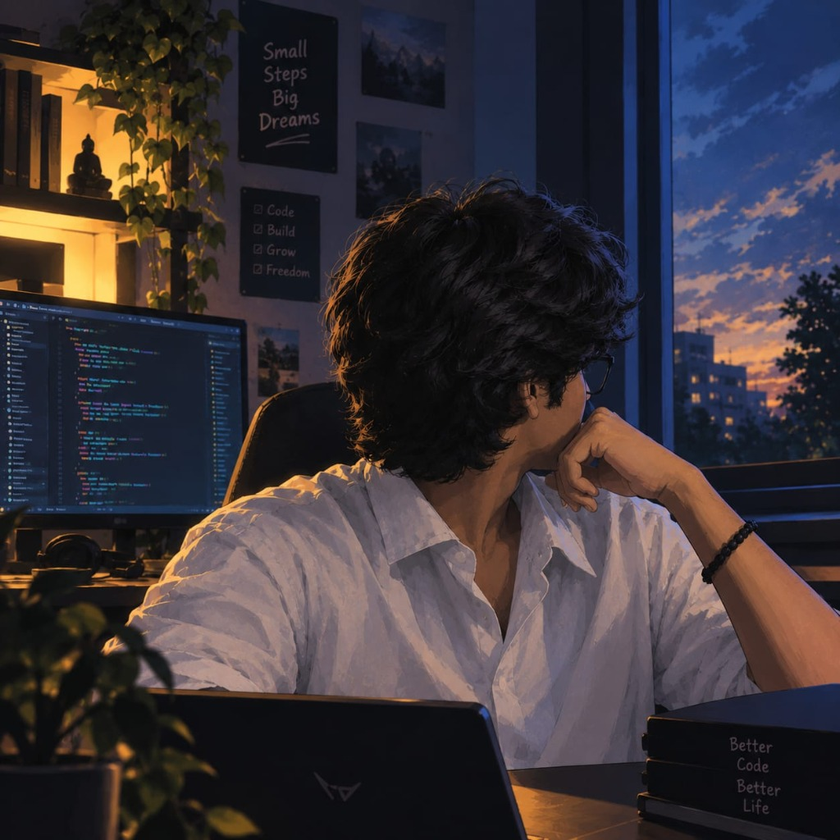
#> input picture source-photo.png, 840 x 840 px, shrunk from 1024 x 1024 before the run
$ python prep_photo.py
#> lines starting #> are read from the running program, lines starting #| are printed output that depends on the picture
#!/usr/bin/env python3
"""
Prepares the source photo for clean, high-contrast monochrome ASCII art:
  1. Grayscale conversion
  2. Edge-preserving contrast enhancement
  3. Gamma adjustment to balance hair texture, silhouette, and facial highlights
  4. Unsharp mask sharpening to keep fine lines sharp at ascii resolution
Outputs: source-prepped.png
"""
import os
import sys
from PIL import Image, ImageOps, ImageFilter, ImageEnhance

HERE = os.path.dirname(os.path.abspath(__file__))
INP = sys.argv[1] if len(sys.argv) > 1 else os.path.join(HERE, "..", "source-photo.png")
OUT = sys.argv[2] if len(sys.argv) > 2 else os.path.join(HERE, "..", "source-prepped.png")

def prep_image(input_path, output_path):
#> called with input_path = 'scripts/../source-photo.png', output_path = 'scripts/../source-prepped.png'
    if not os.path.exists(input_path):
        raise FileNotFoundError(f"Input file not found: {input_path}")

    im = Image.open(input_path).convert("RGB")
#> im is the input picture: PIL image 840x840 RGB; mean R, G, B 58.6, 52, 56.4
    # Grayscale
    gray = im.convert("L")
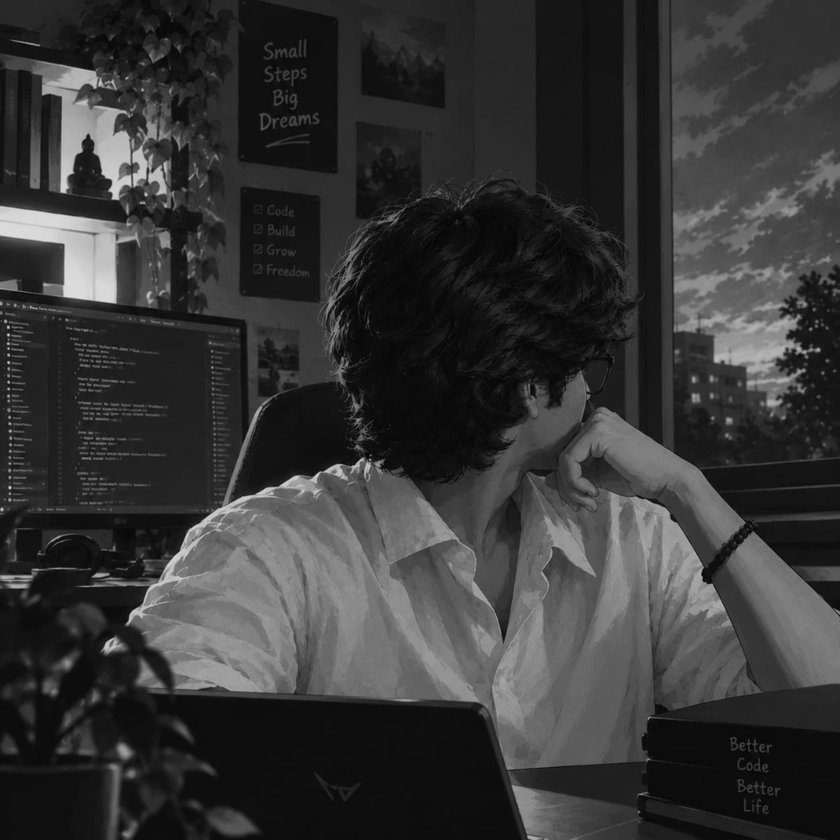
#> gray: PIL image 840x840 L; min 1, max 223, mean 54.4

    # Autocontrast to span full 0-255 dynamic range
    contrast = ImageOps.autocontrast(gray, cutoff=(1, 1))
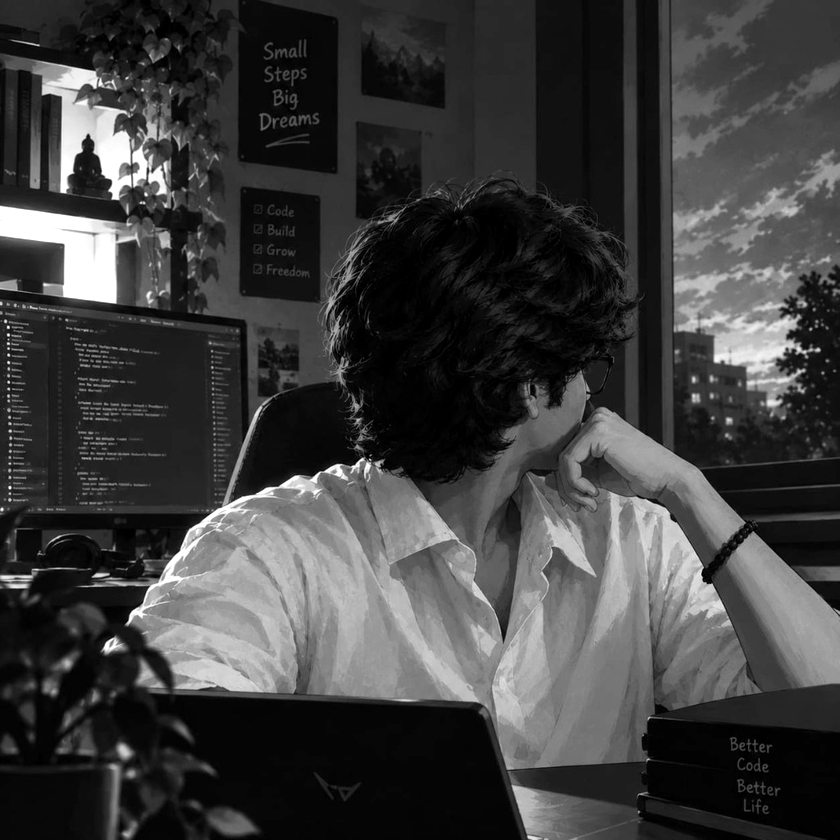
#> contrast: PIL image 840x840 L; min 0, max 255, mean 62.6

    # Brighten midtones slightly to bring out shadows & hair waves
    contrast = ImageEnhance.Brightness(contrast).enhance(1.15)
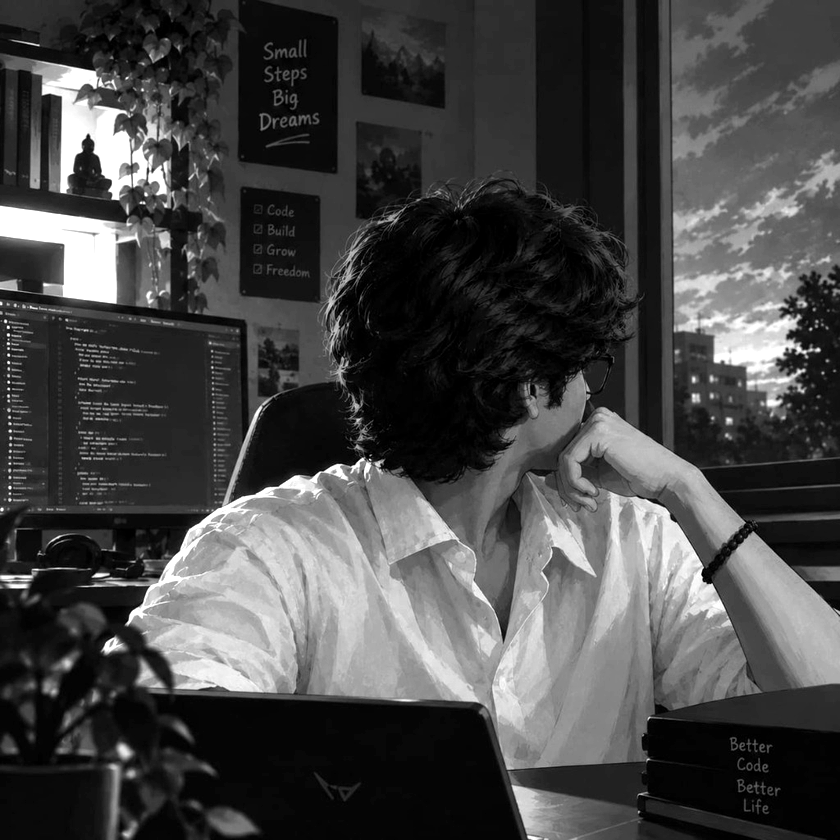
#> contrast: PIL image 840x840 L; min 0, max 255, mean 71
    contrast = ImageEnhance.Contrast(contrast).enhance(1.35)
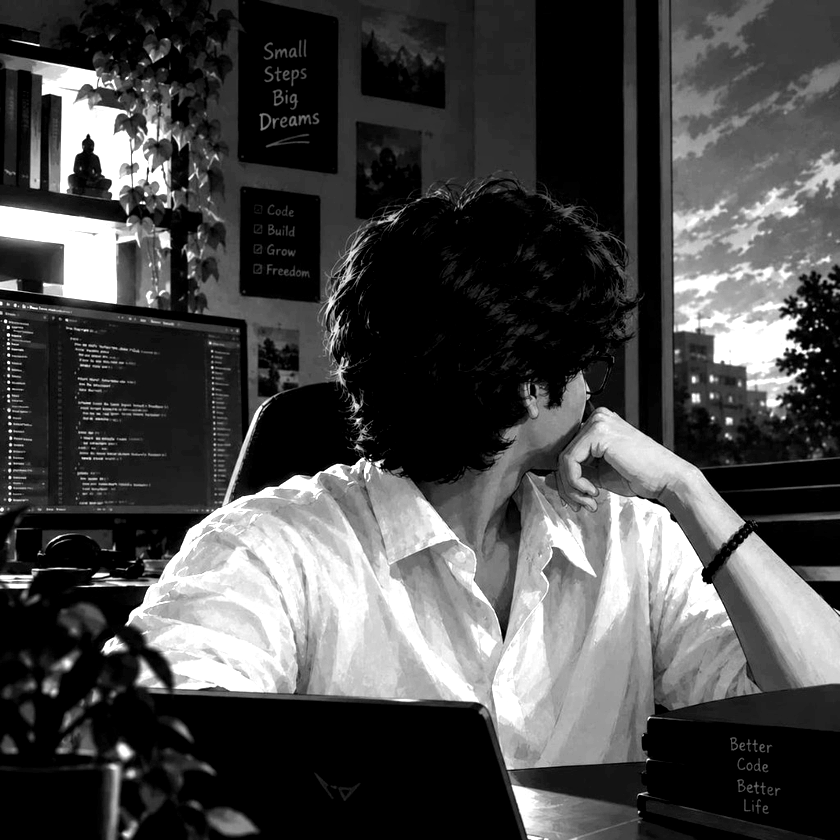
#> contrast: PIL image 840x840 L; min 0, max 255, mean 72.7

    # Sharp edge enhancement
    sharp = contrast.filter(ImageFilter.UnsharpMask(radius=2.2, percent=150, threshold=2))
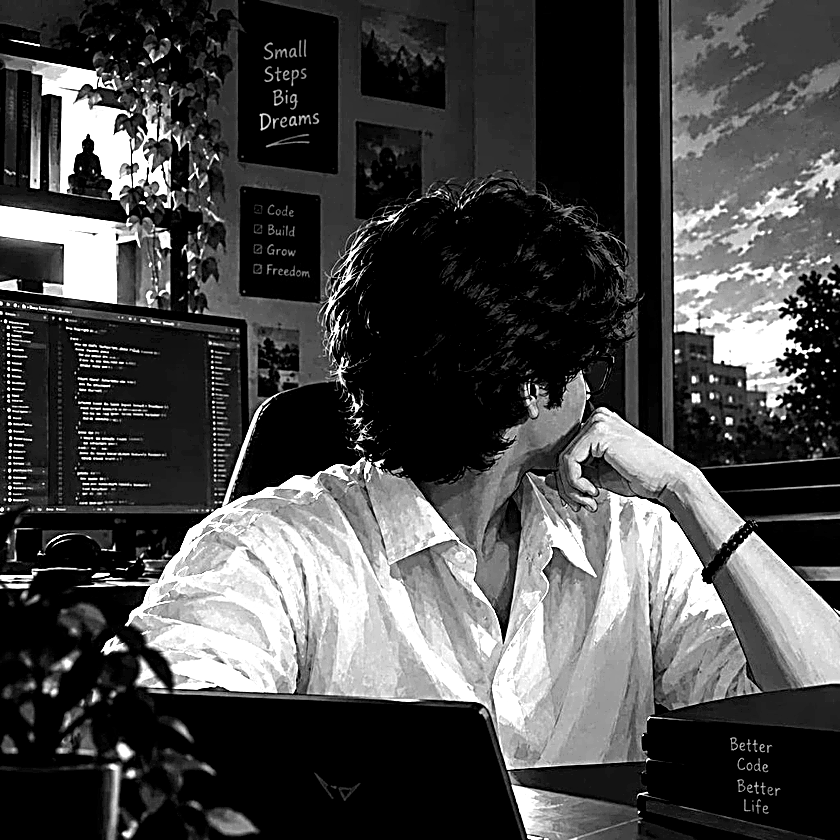
#> sharp: PIL image 840x840 L; min 0, max 255, mean 73.4

    sharp.save(output_path, "PNG")
    print(f"Prepped image saved to {output_path} ({sharp.size})")
#| Prepped image saved to scripts/../source-prepped.png ((840, 840))

if __name__ == "__main__":
    prep_image(INP, OUT)
